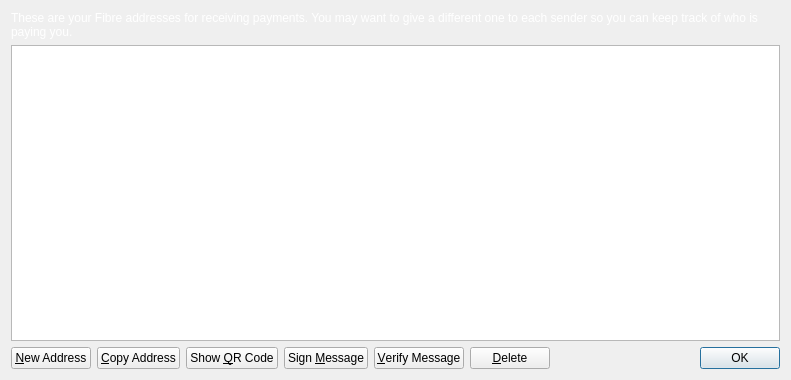
<?xml version="1.0" encoding="UTF-8"?>
<ui version="4.0">
 <class>AddressBookPage</class>
 <widget class="QWidget" name="AddressBookPage">
  <property name="geometry">
   <rect>
    <x>0</x>
    <y>0</y>
    <width>791</width>
    <height>380</height>
   </rect>
  </property>
  <property name="palette">
   <palette>
    <active>
     <colorrole role="WindowText">
      <brush brushstyle="SolidPattern">
       <color alpha="255">
        <red>255</red>
        <green>255</green>
        <blue>255</blue>
       </color>
      </brush>
     </colorrole>
    </active>
    <inactive>
     <colorrole role="WindowText">
      <brush brushstyle="SolidPattern">
       <color alpha="255">
        <red>255</red>
        <green>255</green>
        <blue>255</blue>
       </color>
      </brush>
     </colorrole>
    </inactive>
    <disabled>
     <colorrole role="WindowText">
      <brush brushstyle="SolidPattern">
       <color alpha="255">
        <red>120</red>
        <green>120</green>
        <blue>120</blue>
       </color>
      </brush>
     </colorrole>
    </disabled>
   </palette>
  </property>
  <property name="windowTitle">
   <string>Address Book</string>
  </property>
  <layout class="QVBoxLayout" name="verticalLayout">
   <item>
    <widget class="QLabel" name="labelExplanation">
     <property name="text">
      <string>These are your Fibre addresses for receiving payments. You may want to give a different one to each sender so you can keep track of who is paying you.</string>
     </property>
     <property name="textFormat">
      <enum>Qt::PlainText</enum>
     </property>
     <property name="wordWrap">
      <bool>true</bool>
     </property>
    </widget>
   </item>
   <item>
    <widget class="QTableView" name="tableView">
     <property name="contextMenuPolicy">
      <enum>Qt::CustomContextMenu</enum>
     </property>
     <property name="toolTip">
      <string>Double-click to edit address or label</string>
     </property>
     <property name="tabKeyNavigation">
      <bool>false</bool>
     </property>
     <property name="alternatingRowColors">
      <bool>true</bool>
     </property>
     <property name="selectionMode">
      <enum>QAbstractItemView::SingleSelection</enum>
     </property>
     <property name="selectionBehavior">
      <enum>QAbstractItemView::SelectRows</enum>
     </property>
     <property name="sortingEnabled">
      <bool>true</bool>
     </property>
     <attribute name="verticalHeaderVisible">
      <bool>false</bool>
     </attribute>
    </widget>
   </item>
   <item>
    <layout class="QHBoxLayout" name="horizontalLayout">
     <item>
      <widget class="QPushButton" name="newAddressButton">
       <property name="toolTip">
        <string>Create a new address</string>
       </property>
       <property name="text">
        <string>&amp;New Address</string>
       </property>
       <property name="icon">
        <iconset resource="../bitcoin.qrc">
         <normaloff>:/icons/add</normaloff>:/icons/add</iconset>
       </property>
      </widget>
     </item>
     <item>
      <widget class="QPushButton" name="copyToClipboard">
       <property name="toolTip">
        <string>Copy the currently selected address to the system clipboard</string>
       </property>
       <property name="text">
        <string>&amp;Copy Address</string>
       </property>
       <property name="icon">
        <iconset resource="../bitcoin.qrc">
         <normaloff>:/icons/editcopy</normaloff>:/icons/editcopy</iconset>
       </property>
      </widget>
     </item>
     <item>
      <widget class="QPushButton" name="showQRCode">
       <property name="text">
        <string>Show &amp;QR Code</string>
       </property>
       <property name="icon">
        <iconset resource="../bitcoin.qrc">
         <normaloff>:/icons/qrcode</normaloff>:/icons/qrcode</iconset>
       </property>
      </widget>
     </item>
     <item>
      <widget class="QPushButton" name="signMessage">
       <property name="toolTip">
        <string>Sign a message to prove you own a Fibre address</string>
       </property>
       <property name="text">
        <string>Sign &amp;Message</string>
       </property>
       <property name="icon">
        <iconset resource="../bitcoin.qrc">
         <normaloff>:/icons/edit</normaloff>:/icons/edit</iconset>
       </property>
      </widget>
     </item>
     <item>
      <widget class="QPushButton" name="verifyMessage">
       <property name="toolTip">
        <string>Verify a message to ensure it was signed with a specified Fibre address</string>
       </property>
       <property name="text">
        <string>&amp;Verify Message</string>
       </property>
       <property name="icon">
        <iconset resource="../bitcoin.qrc">
         <normaloff>:/icons/transaction_0</normaloff>:/icons/transaction_0</iconset>
       </property>
      </widget>
     </item>
     <item>
      <widget class="QPushButton" name="deleteButton">
       <property name="toolTip">
        <string>Delete the currently selected address from the list</string>
       </property>
       <property name="text">
        <string>&amp;Delete</string>
       </property>
       <property name="icon">
        <iconset resource="../bitcoin.qrc">
         <normaloff>:/icons/remove</normaloff>:/icons/remove</iconset>
       </property>
      </widget>
     </item>
     <item>
      <spacer name="horizontalSpacer">
       <property name="orientation">
        <enum>Qt::Horizontal</enum>
       </property>
       <property name="sizeHint" stdset="0">
        <size>
         <width>40</width>
         <height>20</height>
        </size>
       </property>
      </spacer>
     </item>
     <item>
      <widget class="QDialogButtonBox" name="buttonBox">
       <property name="sizePolicy">
        <sizepolicy hsizetype="Maximum" vsizetype="Fixed">
         <horstretch>0</horstretch>
         <verstretch>0</verstretch>
        </sizepolicy>
       </property>
       <property name="standardButtons">
        <set>QDialogButtonBox::Ok</set>
       </property>
      </widget>
     </item>
    </layout>
   </item>
  </layout>
 </widget>
 <resources>
  <include location="../bitcoin.qrc"/>
 </resources>
 <connections/>
</ui>
